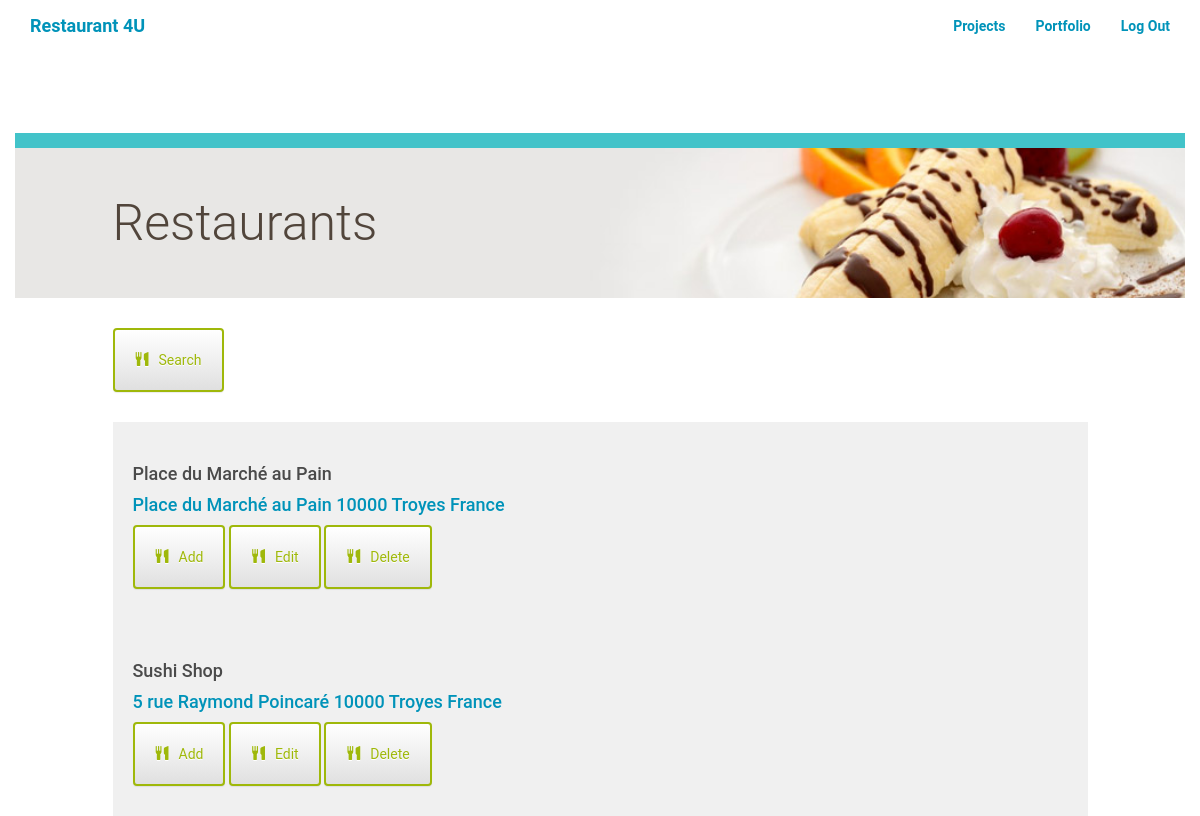
The page /resto/restaurants/ (signed in) on the database its author committed.
### restorecommand/models.py (models this page shows, shortened)
class Restaurant(models.Model):
    id = models.IntegerField(primary_key = True)
    name = models.CharField(max_length = 1000)
    address = models.TextField(max_length = 1000)
    image = models.CharField(max_length = 1000)
    class Meta:
        ordering = ["name"]

### restorecommand/views.py (the view)
@login_required
def showRestaurants(request):
    if request.method == 'GET':
        restaurants = Restaurant.objects.all()
        return render(request,'restorecommand/restaurants.html', {'restaurants': restaurants})

### restorecommand/templates/restorecommand/restaurants.html (shortened to what this page needs)
{% extends "restorecommand/restorecommand_base.html" %}
{% block content %}
	<div class="row top-menu">
		<div class="col-md-10"></div>
		<div class="col-md-2 text-right"></div>
	</div>
	<div class="row divider blue">
		<div class="col-md-12"></div>
	</div>
	<div class="row banner main">
		<div class="col-md-1"></div>
		<div class="col-md-11 padding-none">
			<h1>Restaurants</h1>
		</div>
	</div>
	<div class="row padding-top padding-bottom">
		<div class="col-md-1"></div>
		<div class="col-md-10 padding-none">
			<a href="{% url 'restorecommand:search_res' %}">
				<button class="btn btn-default" id="new-restaurant">
					<span class="glyphicon glyphicon-cutlery" aria-hidden="true"></span>Search
				</button>
			</a>
		</div>
		<div class="col-md-1"></div>
	</div>
	{% for restaurant in restaurants %}
		<a href="#">
			<div class="row">
				<div class="col-md-1"></div>
				<div class="col-md-10 restaurant-list">
						<h3>{{restaurant.name}}</h3>
						<h4>{{restaurant.address}}<h4>
		<a href="{% url 'restorecommand:add_res'%}">
			<button class="btn btn-default" id="add-restaurant_{{restaurant.id}}">
			<span class="glyphicon glyphicon-cutlery" aria-hidden="true"></span>Add
			</button>
		</a>
		<a href="#">
			<button class="btn btn-default" id="edit-restaurant_{{restaurant.id}}" name="{{restaurant.id}}_{{restaurant.name}}">
			<span class="glyphicon glyphicon-cutlery" aria-hidden="true"></span>Edit
			</button>
		</a>
		<a href="#">
			<button class="btn btn-default" id="delete-restaurant_{{restaurant.id}}">
			<span class="glyphicon glyphicon-cutlery" aria-hidden="true"></span>Delete
			</button>
		</a>
				</div>
				<div class="col-md-1"></div>
			</div>
		</a>
	{% endfor %}
{% endblock %}

### restorecommand/static/css/styles.css (style rules this page uses)
* { font-family: "Helvetica Neue Bold", Roboto, Helvetica, Arial, sans-serif; font-weight: 700; }
h1 { font-family: "Helvetica Neue Light", Roboto, Helvetica, Arial, sans-serif; font-size: 50px; color: #51453B; line-height: 60px; font-weight: 300; }
h3 { font-size: 18px; color: #4A4A4A; line-height: 23px; }
a { font-size: 14px; color: #0093B9; line-height: 17px; }
.padding-top { padding-top: 30px; }
.padding-bottom { padding-bottom: 30px; }
.padding-none { padding: 0; }
.btn { padding: 20px; margin: 0; border-color: #9FB80A; border-width: 2px; color: #9FB80A;; }
.glyphicon { margin-right: 10px; }
.top-menu { padding-top: 30px; padding-bottom: 30px; }
.divider { height: 15px; }
.divider.blue { background-color: #42C3C9; }
.banner.main { height: 150px; background: url("/static/img/top-banner.jpg"); background-position: right; background-repeat: no-repeat; background-size: cover; }
.banner h1 { margin: 45px 0; }
.restaurant-list { background-color: #F0F0F0; padding: 20px; u }

### rows shown on the page
Restaurant: name "Place du Marché au Pain", address "Place du Marché au Pain 10000 Troyes France"
Restaurant: name "Sushi Shop", address "5 rue Raymond Poincaré 10000 Troyes France"
